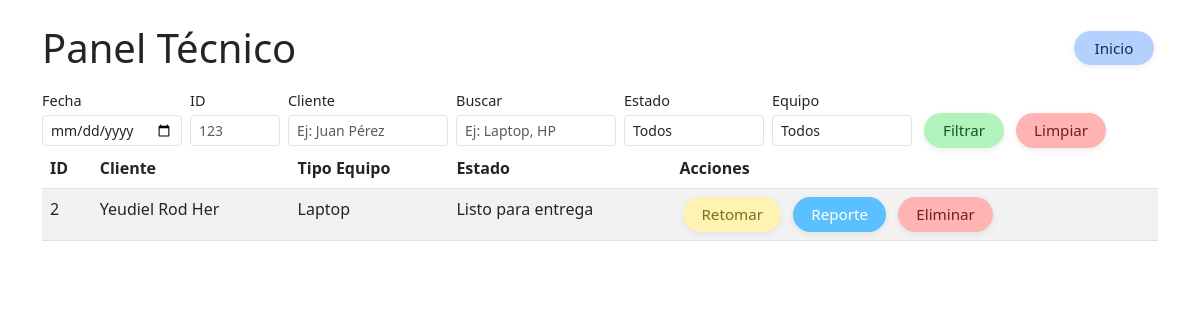
/tecnico/panel (signed in), run on an earlier commit of the app's database.
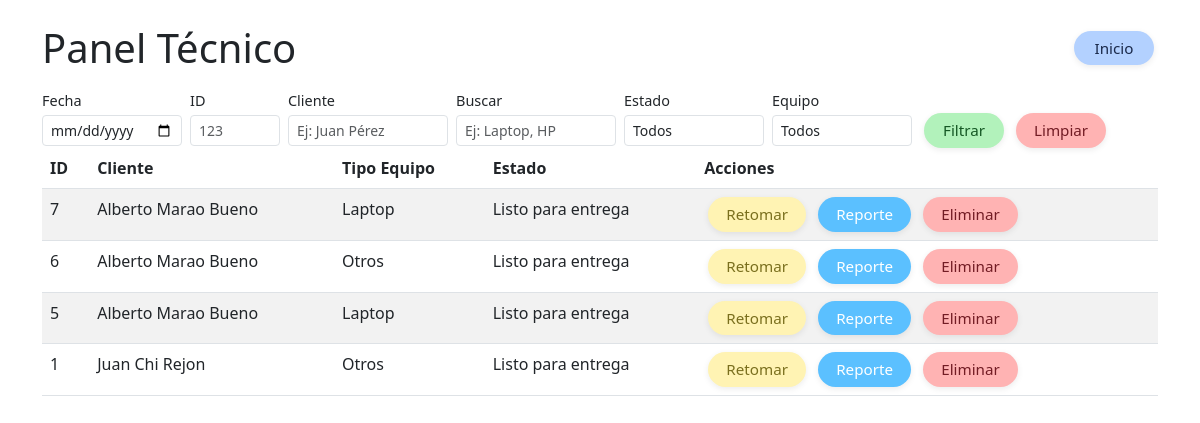
And on a later commit of the database.
### tables this page shows
CREATE TABLE servicios (
                    id INTEGER PRIMARY KEY AUTOINCREMENT,
                    nombre TEXT NOT NULL,
                    primer_apellido TEXT NOT NULL,
                    segundo_apellido TEXT NOT NULL,
                    telefono TEXT NOT NULL,
                    tipo_equipo TEXT NOT NULL,
                    marca TEXT NOT NULL,
                    modelo TEXT NOT NULL,
                    serie TEXT,
                    servicio TEXT,
                    accesorios TEXT,
                    estado TEXT DEFAULT 'En diagnóstico',
                    notas TEXT,
                    foto_inicial TEXT,
                    foto_servicio TEXT,
                    foto_final TEXT,
                    fecha_registro TEXT,
                    fecha_entrega TEXT,
                    tecnico_actual TEXT
                );

### modules/tecnico/routes.py (the view)
@tecnico_bp.route('/panel')
@login_required
def panel():
    fecha_registro = request.args.get('fecha_registro', '').strip()
    buscar = request.args.get('buscar', '').strip()
    estado = request.args.get('estado', '').strip()
    tipo_equipo = request.args.get('tipo_equipo', '').strip()
    id_servicio = request.args.get('id_servicio', '').strip()
    cliente = request.args.get('cliente', '').strip()
    query = "SELECT * FROM servicios WHERE 1=1"
    params = []
    if id_servicio:
        query += " AND id = ?"
        params.append(id_servicio)
    if cliente:
        query += " AND (nombre LIKE ? OR primer_apellido LIKE ? OR segundo_apellido LIKE ?)"
        cliente_param = f"%{cliente}%"
        params.extend([cliente_param]*3)
    if buscar:
        query += " AND (nombre LIKE ? OR primer_apellido LIKE ? OR segundo_apellido LIKE ? OR tipo_equipo LIKE ? OR marca LIKE ? OR modelo LIKE ? OR tecnico_actual LIKE ?)"
        buscar_param = f"%{buscar}%"
        params.extend([buscar_param]*7)
    if estado:
        query += " AND estado = ?"
        params.append(estado)
    if tipo_equipo and tipo_equipo != "":
        query += " AND tipo_equipo = ?"
        params.append(tipo_equipo)
    if fecha_registro:
        query += " AND date(fecha_registro) = ?"
        params.append(fecha_registro)
    query += " ORDER BY fecha_registro DESC"
    servicios = db.query(query, tuple(params))
    return render_template('panel.html', servicios=servicios)

### app.py (called while the page is built)
@login_manager.user_loader
def load_user(user_id):
    from db import DatabaseSingleton
    db = DatabaseSingleton()
    user_data = db.query("SELECT * FROM usuarios WHERE id = ? AND activo = 1", (user_id,))
    if user_data:
        from models import User
        return User(user_data[0]['id'], user_data[0]['nombre'], user_data[0]['usuario'], user_data[0]['rol'], user_data[0]['activo'])
    return None

### db.py (called while the page is built)
    def __new__(cls):
        if cls._instance is None:
            cls._instance = super().__new__(cls)
            cls._instance.conn = sqlite3.connect(Config.DATABASE_PATH, check_same_thread=False)
            cls._instance.conn.row_factory = sqlite3.Row
            cls._instance.init_db()
        return cls._instance

    def query(self, sql, params=()):
        cursor = self.conn.cursor()
        cursor.execute(sql, params)
        result = cursor.fetchall()
        cursor.close()
        return result

### templates/panel.html (shortened to what this page needs)
<!DOCTYPE html>
<html>
<head>
    <link href="https://cdn.jsdelivr.net/npm/bootstrap@5.3.0/dist/css/bootstrap.min.css" rel="stylesheet">
    <link rel="stylesheet" href="/static/css/global.css">
</head>
<body>
    <div class="container mt-4">
        <div class="d-flex justify-content-between align-items-center mb-3">
            <h1 class="mb-0">Panel Técnico</h1>
            <a href="{{ url_for('index') }}" class="btn-regresar inicio-top-right ms-3" title="Regresar">Inicio</a>
        </div>
    <form method="GET" class="d-flex align-items-center panel-filtros-form panel-filtros-grid">
            <div class="panel-filtros-col">
                <label for="fecha_registro" class="panel-filtros-label">Fecha</label>
                <input type="date" name="fecha_registro" id="fecha_registro" class="form-control form-control-sm panel-filtros-input-sm" value="{{ request.args.get('fecha_registro', '') }}">
            </div>
            <div class="panel-filtros-col">
                <label for="id_servicio" class="panel-filtros-label">ID</label>
                <input type="number" name="id_servicio" id="id_servicio" class="form-control form-control-sm panel-filtros-input-id" placeholder="123" value="{{ request.args.get('id_servicio', '') }}">
            </div>
            <div class="panel-filtros-col">
                <label for="cliente" class="panel-filtros-label">Cliente</label>
                <input type="text" name="cliente" id="cliente" class="form-control form-control-sm panel-filtros-input-wide" placeholder="Ej: Juan Pérez" value="{{ request.args.get('cliente', '') }}">
            </div>
            <div class="panel-filtros-col">
                <label for="buscar" class="panel-filtros-label">Buscar</label>
                <input type="text" name="buscar" id="buscar" class="form-control form-control-sm panel-filtros-input-wide" placeholder="Ej: Laptop, HP" value="{{ request.args.get('buscar', '') }}">
            </div>
            <div class="panel-filtros-col">
                <label for="estado" class="panel-filtros-label">Estado</label>
                <select name="estado" id="estado" class="form-control form-control-sm panel-filtros-input-sm">
                    <option value="">Todos</option>
                </select>
            </div>
            <div class="panel-filtros-col">
                <label for="tipo_equipo" class="panel-filtros-label">Equipo</label>
                <select name="tipo_equipo" id="tipo_equipo" class="form-control form-control-sm panel-filtros-input-sm">
                    <option value="">Todos</option>
                </select>
            </div>
            <div class="panel-filtros-col" style="justify-content:end; height:100%;">
                <label class="panel-filtros-label">&nbsp;</label>
                <div class="panel-filtros-btns">
                    <button type="submit" class="btn-aceptar btn-form-main panel-filtros-btn panel-filtros-btn-small">Filtrar</button>
                    <a href="{{ url_for('tecnico.panel') }}" class="btn-cancelar btn-form-main panel-filtros-btn panel-filtros-btn-small" title="Limpiar filtros">Limpiar</a>
                </div>
            </div>
        </form>
        <table class="table table-striped">
            <thead>
                <tr>
                    <th>ID</th>
                    <th>Cliente</th>
                    <th>Tipo Equipo</th>
                    <th>Estado</th>
                    <th>Acciones</th>
                </tr>
            </thead>
            <tbody>
                {% for servicio in servicios %}
                <tr>
                    <td>{{ servicio['id'] }}</td>
                    <td>{{ servicio['nombre'] }} {{ servicio['primer_apellido'] }} {{ servicio['segundo_apellido'] }}</td>
                    <td>{{ servicio['tipo_equipo'] }}</td>
                    <td>{{ servicio['estado'] }}</td>
                    <td>
                        <a href="{{ url_for('tecnico.editar', id=servicio['id']) }}" class="btn-panel-alt btn-sm" title="Editar">Retomar</a>
                        {% if servicio['estado'] == 'Listo para entrega' %}
                        <a href="{{ url_for('impresion.reporte', id=servicio['id']) }}" class="btn-reporte-final btn-sm" title="Reporte">Reporte</a>
                        {% endif %}
                        <form action="{{ url_for('tecnico.eliminar_servicio', id=servicio['id']) }}" method="POST" style="display: inline;" onsubmit="return confirm('¿Estás seguro de que deseas eliminar este servicio? Esta acción no se puede deshacer.');">
                            <button type="submit" class="btn-cancelar btn-sm" title="Eliminar Servicio">Eliminar</button>
                        </form>
                    </td>
                </tr>
                {% endfor %}
            </tbody>
        </table>
    </div>
</body>
</html>

### static/css/global.css (style rules this page uses)
.btn-reporte-final { background-color: #5bc0ff; color: #fff; border-radius: 30px; padding: 8px 32px; font-size: 1rem; font-weight: 500; box-shadow: 0 2px 6px rgba(0,0,0,0.08); text-align: center; text-decoration: none; border: none; transition: background 0.2s, box-shadow 0.2s; }
.inicio-top-right { margin-top: -16px; }
.panel-filtros-grid { gap: 8px; flex-wrap: wrap; }
.panel-filtros-col { display: flex; flex-direction: column; align-items: flex-start; }
.panel-filtros-input-sm { width: 140px; }
.panel-filtros-input-id { width: 90px; }
.panel-filtros-input-wide { width: 160px; }
.panel-filtros-btns { display: flex; gap: 4px; }
.panel-filtros-btn-small { padding: 4px 16px; font-size: 0.95em; min-width: 70px; }
.panel-filtros-form { font-size: 0.95rem; }
.panel-filtros-label { font-size: 0.95em; margin-bottom: 0.25em; }
.panel-filtros-btn { font-size: 0.95em; }
.btn-global, .btn-aceptar, .btn-cancelar, .btn-regresar, .btn-panel, .btn-panel-alt, .btn-accion-panel, .btn-retomar, .btn-reporte-final, .btn-form-main { border-radius: 30px; min-width: 80px; padding: 6px 18px; font-size: 0.95rem; font-weight: 500; display: inline-block; text-align: center; margin: 0 4px; box-shadow: 0 2px 6px rgba(0,0,0,0.08); border: none; transition: background 0.2s, box-shadow 0.2s; cursor: pointer; vertical-align: middle; text-decoration: none; }
.btn-aceptar { background: #b2f2bb; color: #155724; }
.btn-cancelar { background: #ffb3b3; color: #721c24; }
.btn-regresar { background: #b3d1ff; color: #1b2a4b; }
.btn-panel-alt { background: #fff3b3; color: #7a6f1e; }

What changed in the data, as far as the page shows it:
removed servicios: id "2", nombre "Yeudiel", primer_apellido "Rod", segundo_apellido "Her", tipo_equipo "Laptop", estado "Listo para entrega"
added servicios: id "7", nombre "Alberto", primer_apellido "Marao", segundo_apellido "Bueno", tipo_equipo "Laptop", estado "Listo para entrega"
added servicios: id "6", nombre "Alberto", primer_apellido "Marao", segundo_apellido "Bueno", tipo_equipo "Otros", estado "Listo para entrega"
added servicios: id "5", nombre "Alberto", primer_apellido "Marao", segundo_apellido "Bueno", tipo_equipo "Laptop", estado "Listo para entrega"
added servicios: id "1", nombre "Juan", primer_apellido "Chi", segundo_apellido "Rejon", tipo_equipo "Otros", estado "Listo para entrega"
